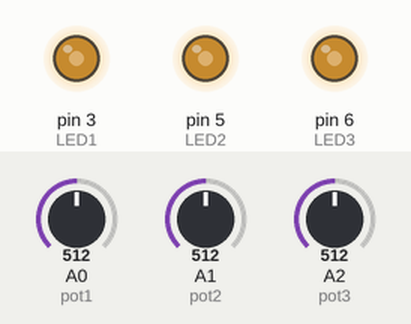
This sketch was run on a simulated Arduino Uno, built with avr-gcc and run on an emulated ATmega328P. Shown: output pins drawn as LEDs (lit = HIGH). Inputs (shaded band) come from the test bench; at power-on: A0 (pot1) = 512, A1 (pot2) = 512, A2 (pot3) = 512.

Above: at 1.2 s.
1.3 s: A0 (pot1) set to 716
At 1.9 s:
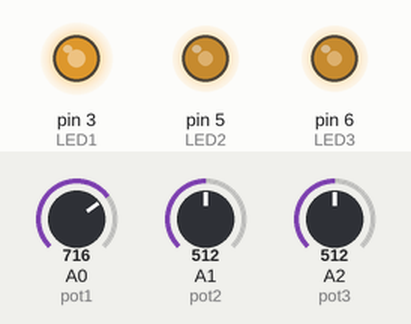
2.8 s: A1 (pot2) set to 716
At 4.0 s:
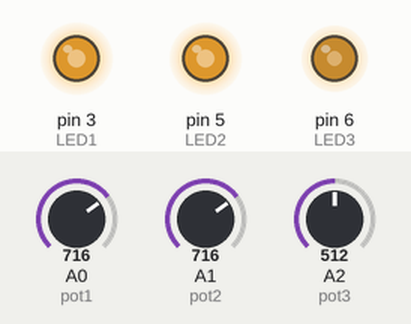
4.3 s: A2 (pot3) set to 716
At 5.4 s:
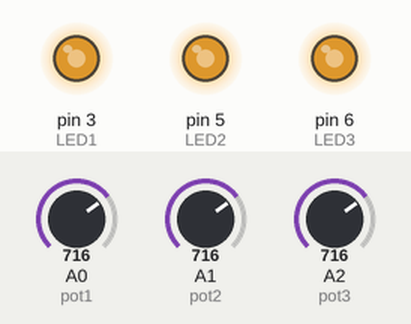
5.8 s: A0 (pot1) set to 900
At 6.6 s:
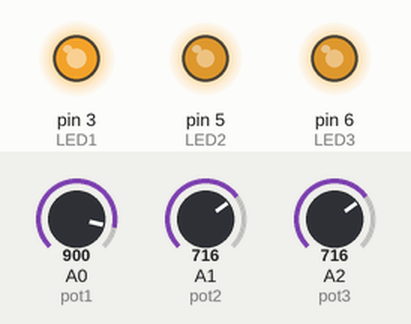
7.3 s: A1 (pot2) set to 900
At 7.7 s:
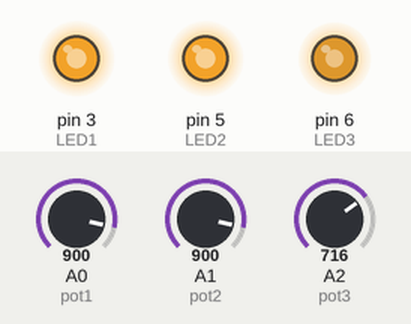
8.8 s: A2 (pot3) set to 900
At 10.1 s:
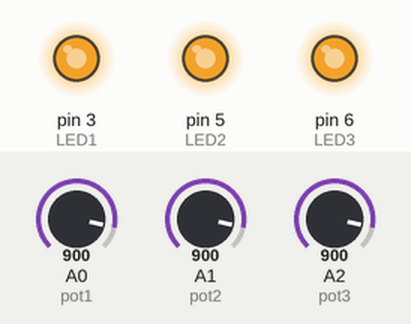
Timing chart, 0 to 11.3 s (numbered marks = the images above; inputs shaded):
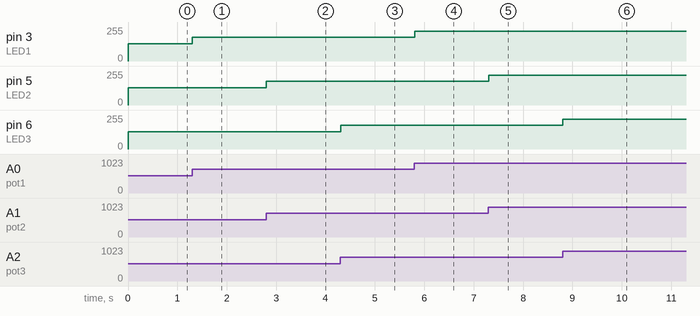

Measured:
- after the input at 1.3 s, pin 3 (LED1): 128/255 → 179/255 at once
- after the input at 2.8 s, pin 5 (LED2): 128/255 → 179/255 at once
- after the input at 4.3 s, pin 6 (LED3): 128/255 → 179/255 at once
- after the input at 5.8 s, pin 3 (LED1): 179/255 → 225/255 at once
- after the input at 7.3 s, pin 5 (LED2): 179/255 → 225/255 at once
- after the input at 8.8 s, pin 6 (LED3): 179/255 → 225/255 at once

The sketch:

PotControl_LED1.ino
```cpp
const int pot1 = A0;//R
const int pot2 = A1;//G
const int pot3 = A2;//B
const int LED1 = 3;
const int LED2 = 5;
const int LED3 = 6;
int inputVal1 = 0;
int inputVal2 = 0;
int inputVal3 = 0;

void setup() {
  pinMode (LED1, OUTPUT);
  pinMode (LED2, OUTPUT);
   pinMode (LED3, OUTPUT);

}

void loop() {
  inputVal1 = analogRead(pot1);
  inputVal2 = analogRead(pot2);
  inputVal3 = analogRead(pot3);
  analogWrite (LED1, inputVal1/4);
  analogWrite (LED2, inputVal2/4);
  analogWrite (LED3, inputVal3/4);
  delay(10);
}
```
